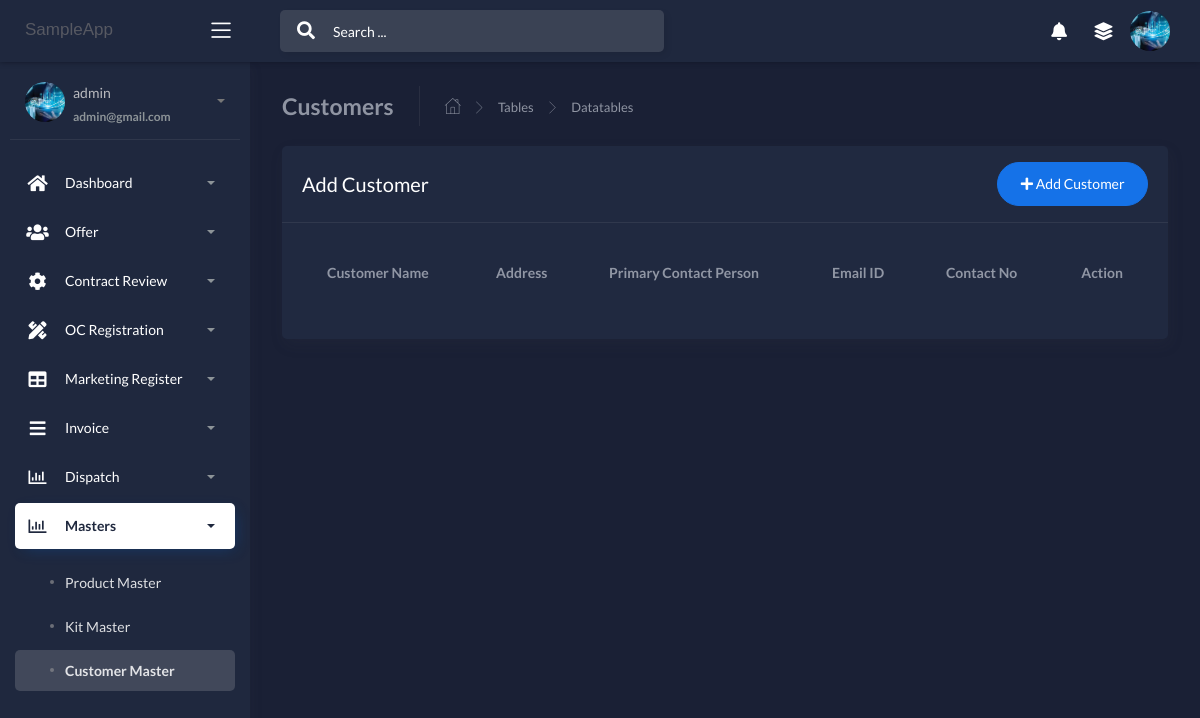
/Customer-masters (signed in), run on an earlier commit of the app's database.
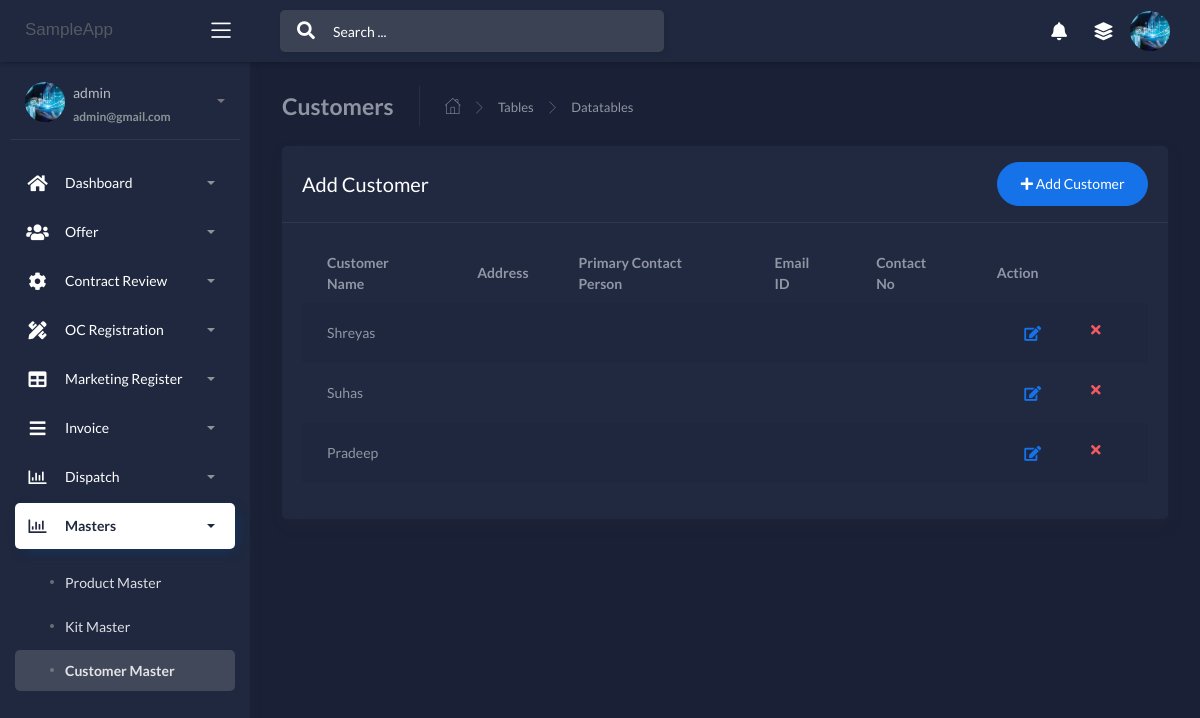
And on a later commit of the database.
### apps/authentication/models.py (models this page shows, shortened)
class Users(db.Model, UserMixin):
    __tablename__ = 'Users'
    id = db.Column(db.Integer, primary_key=True)
    username = db.Column(db.String(64), unique=True)
    email = db.Column(db.String(64), unique=True)
    password = db.Column(db.LargeBinary)

### apps/home/models.py (models this page shows, shortened)
class CustomerMaster(db.Model):
    __tablename__ = "customermaster"
    id = db.Column(db.Integer, primary_key=True)
    customer_name = db.Column(db.String())
    primary_contact_name = db.Column(db.String())
    secondary_contact_name = db.Column(db.String())
    email_id = db.Column(db.String())
    contact_number = db.Column(db.INT())
    pan_number = db.Column(db.String())
    gst_number = db.Column(db.String())
    address = db.Column(db.String())

### apps/home/routes.py (the view, shortened to what this page needs)
@blueprint.route('/Customer-masters', methods=['GET', 'POST'])
@login_required
def Customer_masters():
    if request.method == 'GET':
        users = CustomerMaster.query.all()
        return render_template('home/Customer-masters.html',users=users, segment='Customer-masters')

### apps/__init__.py (called while the page is built)
def configure_database(app):
    @app.before_first_request
    def initialize_database():
        db.create_all()
    @app.teardown_request
    def shutdown_session(exception=None):
        db.session.remove()

### apps/authentication/models.py (called while the page is built)
@login_manager.user_loader
def user_loader(id):
    return Users.query.filter_by(id=id).first()

### apps/templates/home/Customer-masters.html (shortened to what this page needs)
{% extends "layouts/base.html" %}
{% block content %}
	<div class="content">
		<div class="page-inner">
			<div class="page-header">
				<h4 class="page-title">Customers</h4>
				<ul class="breadcrumbs">
					<li class="nav-home">
						<a href="#">
							<i class="flaticon-home"></i>
						</a>
					</li>
					<li class="separator">
						<i class="flaticon-right-arrow"></i>
					</li>
					<li class="nav-item">
						<a href="#">Tables</a>
					</li>
					<li class="separator">
						<i class="flaticon-right-arrow"></i>
					</li>
					<li class="nav-item">
						<a href="#">Datatables</a>
					</li>
				</ul>
			</div>
			<div class="row">
				<div class="col-md-12">
					<div class="card">
						<div class="card-header">
							<div class="d-flex align-items-center">
								<h4 class="card-title">Add Customer</h4>
								<button class="btn btn-primary btn-round ml-auto" data-toggle="modal" data-target="#addRowModal">
									<i class="fa fa-plus"></i>
									Add Customer
								</button>
							</div>
						</div>
						<div class="card-body">
							<div class="table-responsive">
								<table id="add-row" class="display table table-striped table-hover" >
									<thead>
										<tr>
											<th>Customer Name</th>
											<th>Address</th>
                                            <th>Primary Contact Person</th>
											<th>Email ID</th>
											<th>Contact No</th>
											<th style="width: 10%">Action</th>
										</tr>
									</thead>
									<tbody>
									{% for user in users %}
											<tr
											{% if loop.index %2==0 %}
											{% else %}
											{% endif %}
											>
											<td>{{user.customer_name}}</td>
											<td>{{user.address}}</td>
											<td>{{user.primary_contact_name}}</td>
											<td>{{user.email_id}}</td>
											<td>{{user.contact_number}}</td>
											<td>
											<div class="form-button-action">
											<span style="font-size: 24px;color:green;">
											<a href="/{{user.id}}/editcustomer" type="button" data-toggle="tooltip" title="" class="btn btn-link btn-primary btn-lg" data-original-title="Edit Task"> <i class="fas fa-edit" ></i></a>
											</span>
											<span style="font-size: 24px;color:red;">
											<a href="/{{user.id}}/deletecustomer" type="button" data-toggle="tooltip" title="" class="btn btn-link btn-danger" data-original-title="Remove"> <i class="fas fa-times"></i></a>
											</span>
											</div>
											</td>
										</tr>
									{% endfor %}
									</tbody>
								</table>
							</div>
						</div>
					</div>
				</div>
			</div>
		</div>
	</div>
{% endblock content %}

### apps/templates/layouts/base.html (shortened to what this page needs)
<!DOCTYPE html>
<html lang="en">
<head>
	<link rel="stylesheet" href="/static/assets/css/bootstrap.min.css">
	<link rel="stylesheet" href="/static/assets/css/atlantis.min.css">
</head>
<body data-background-color="dark">
	<div class="wrapper">
        {% include 'includes/navigation.html' %}
        {% include 'includes/sidebar.html' %}
		<div class="main-panel">
			{% block content %}{% endblock content %}
		</div>
	</div>
</body>
</html>

### apps/templates/includes/navigation.html (shortened to what this page needs)
		<div class="main-header">
			<div class="logo-header" data-background-color="dark2">
				<a href="" class="logo">
					<h style="font-family: Arial">SampleApp</h>
				</a>
				<div class="nav-toggle">
					<button class="btn btn-toggle toggle-sidebar">
						<i class="icon-menu"></i>
					</button>
				</div>
			</div>
			<nav class="navbar navbar-header navbar-expand-lg" data-background-color="dark2">
				{% if current_user.is_authenticated %}
				<div class="container-fluid">
					<div class="collapse" id="search-nav">
						<form class="navbar-left navbar-form nav-search mr-md-3">
							<div class="input-group">
								<div class="input-group-prepend">
									<button type="submit" class="btn btn-search pr-1">
										<i class="fa fa-search search-icon"></i>
									</button>
								</div>
								<input type="text" placeholder="Search ..." class="form-control">
							</div>
						</form>
					</div>
					<ul class="navbar-nav topbar-nav ml-md-auto align-items-center">
						<li class="nav-item dropdown hidden-caret">
							<a class="nav-link dropdown-toggle" href="#" id="notifDropdown" role="button" data-toggle="dropdown" aria-haspopup="true" aria-expanded="false">
								<i class="fa fa-bell"></i>
							</a>
						</li>
						<li class="nav-item dropdown hidden-caret">
							<a class="nav-link" data-toggle="dropdown" href="#" aria-expanded="false">
								<i class="fas fa-layer-group"></i>
							</a>
						</li>
						<li class="nav-item dropdown hidden-caret">
							<a class="dropdown-toggle profile-pic" data-toggle="dropdown" href="#" aria-expanded="false">
								<div class="avatar-sm">
									<img src="/static/assets/img/download.jpg" alt="..." class="avatar-img rounded-circle">
								</div>
							</a>
						</li>
					</ul>
				</div>
				{% endif %}
			</nav>
        </div>

### apps/templates/includes/sidebar.html (shortened to what this page needs)
		<div class="sidebar sidebar-style-2" data-background-color="dark2">
			<div class="sidebar-wrapper scrollbar scrollbar-inner">
				<div class="sidebar-content">
				{% if current_user.is_authenticated %}
					<div class="user">
						<div class="avatar-sm float-left mr-2">
							<img src="/static/assets/img/download.jpg" alt="..." class="avatar-img rounded-circle">
						</div>
						<div class="info">
							<a data-toggle="collapse" href="#collapseExample" aria-expanded="true">
								<span>
									{{ current_user.username }}
									<span class="user-level">
										{{ current_user.email }}
									</span>
									<span class="caret"></span>
								</span>
							</a>
						</div>
					</div>
					<ul class="nav nav-primary">
						<li class="nav-item {% if 'dashboard' in segment %} active {% endif %}">
							<a data-toggle="collapse" href="#dashboard" aria-expanded="false">
								<i style="color:white;" class="fas fa-home"></i>
								<p style="color:white;">Dashboard</p>
								<span class="caret"></span>
							</a>
						</li>
						<li class="nav-item {% if 'offer-' in segment %} active {% endif %}">
							<a data-toggle="collapse" href="#base">
								<i  style="color:white;" class="fas fa-users"></i>
								<p  style="color:white;">Offer</p>
								<span class="caret"></span>
							</a>
						</li>
						<li class="nav-item {% if 'configs' in segment %} active {% endif %}">
							<a data-toggle="collapse" href="#sidebarLayouts">
								<i  style="color:white;" class="fas fa-cog"></i>
								<p  style="color:white;">Contract Review</p>
								<span class="caret"></span>
							</a>
						</li>
						<li class="nav-item {% if 'trade' in segment %} active {% endif %}">
							<a data-toggle="collapse" href="#trades">
								<i  style="color:white;" class="fas fa-pencil-ruler"></i>
								<p  style="color:white;">OC Registration</p>
								<span class="caret"></span>
							</a>
						</li>
						<li class="nav-item {% if 'orderbook' in segment %} active {% endif %}">
							<a data-toggle="collapse" href="#orderbook">
								<i  style="color:white;" class="fas fa-table"></i>
								<p  style="color:white;">Marketing Register</p>
								<span class="caret"></span>
							</a>
						</li>
						<li class="nav-item {% if 'logs' in segment %} active {% endif %}">
							<a data-toggle="collapse" href="#logs">
								<i  style="color:white;" class="fas fa-bars"></i>
								<p  style="color:white;">Invoice</p>
								<span class="caret"></span>
							</a>
						</li>
						<li class="nav-item {% if 'analysis' in segment %} active {% endif %}">
							<a data-toggle="collapse" href="#analysis">
								<i  style="color:white;" class="far fa-chart-bar"></i>
								<p  style="color:white;">Dispatch</p>
								<span class="caret"></span>
							</a>
						</li>
						<li class="nav-item {% if 'masters' in segment %} active {% endif %}">
							<a data-toggle="collapse" href="#masters">
								<i  style="color:white;" class="far fa-chart-bar"></i>
								<p  style="color:white;">Masters</p>
								<span class="caret"></span>
							</a>
							<div class="collapse {% if 'masters' in segment %} show {% endif %}" id="masters">
								<ul class="nav nav-collapse">
									<li class="{% if 'Product-masters' in segment %} active {% endif %}">
										<a href="/Product-masters">
											<span  style="color:white;" class="sub-item">Product Master</span>
										</a>
									</li>
									<li class="{% if 'Kit-masters' in segment %} active {% endif %}">
										<a href="/Kit-masters">
											<span  style="color:white;"class="sub-item">Kit Master</span>
										</a>
									</li>
									<li class="{% if 'Customer-masters' in segment %} active {% endif %}">
										<a href="/Customer-masters">
											<span  style="color:white;" class="sub-item">Customer Master</span>
										</a>
									</li>
								</ul>
							</div>
						</li>
					</ul>
				{% endif %}
				</div>
			</div>
		</div>

What changed in the data, as far as the page shows it:
added CustomerMaster: customer_name "Shreyas"
added CustomerMaster: customer_name "Suhas"
added CustomerMaster: customer_name "Pradeep"
